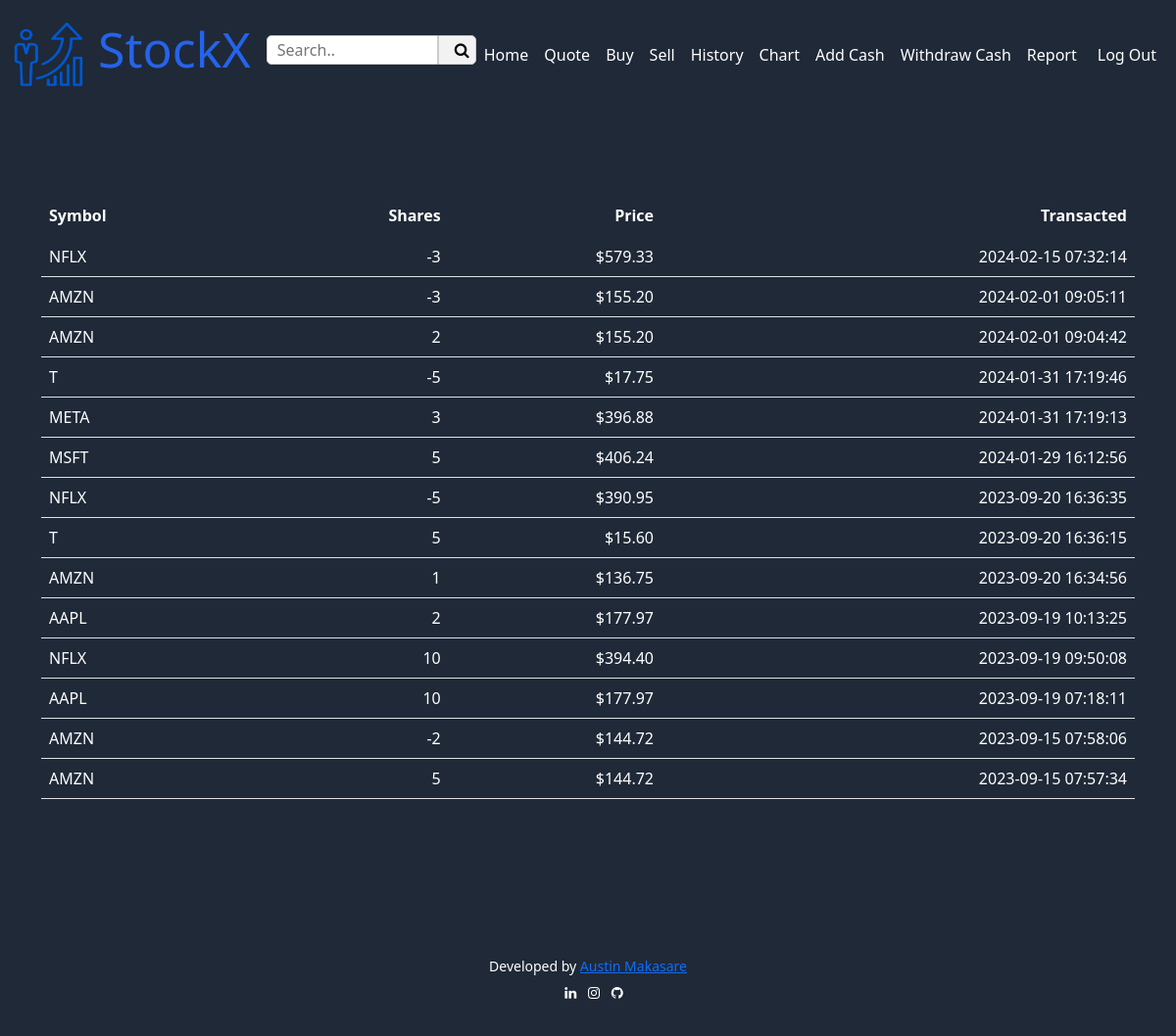
/history (signed in), run on an earlier commit of the app's database.
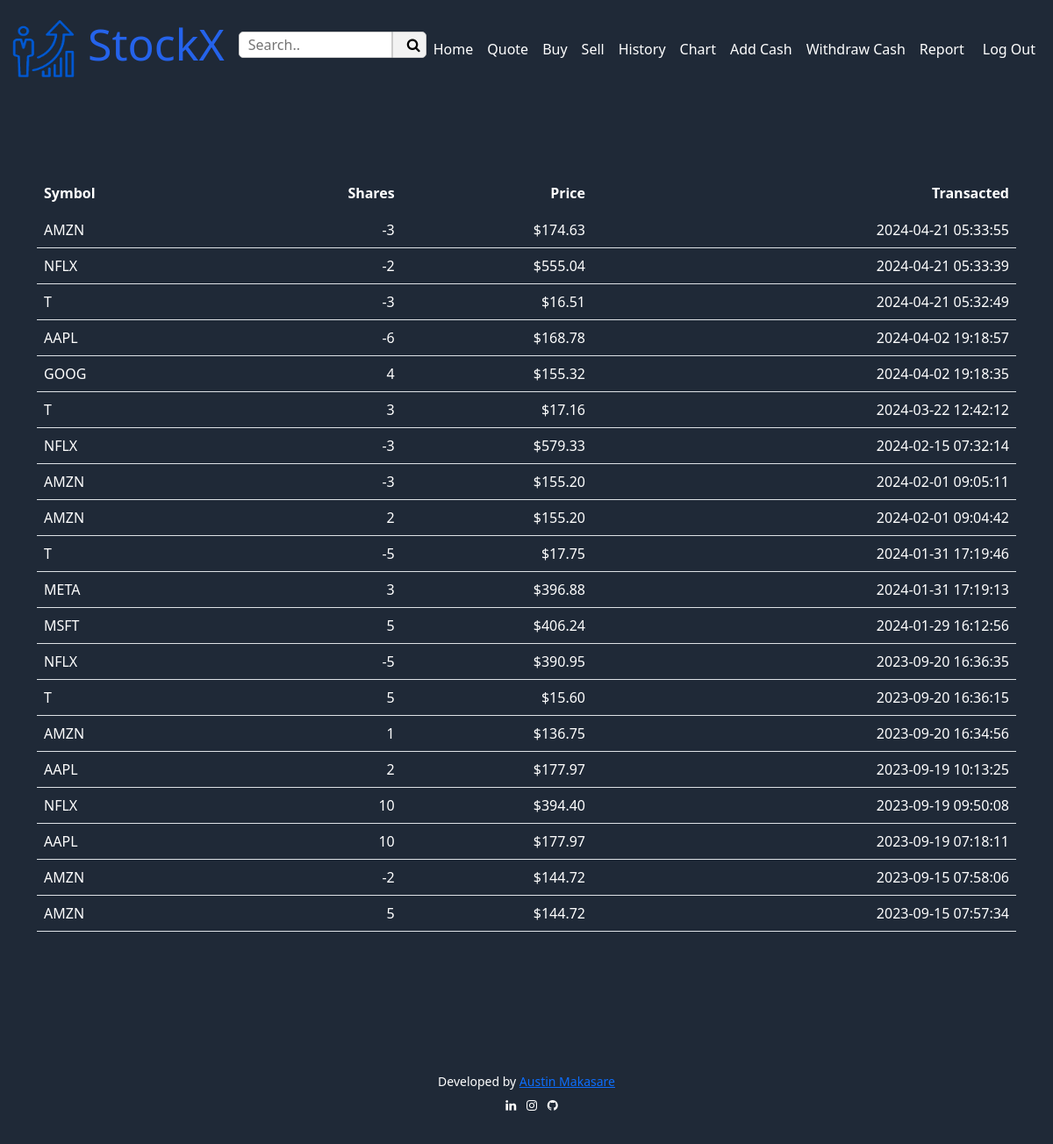
And on a later commit of the database.
### tables this page shows
CREATE TABLE transactions (
id INTEGER PRIMARY KEY AUTOINCREMENT,
user_id INTEGER NOT NULL,
symbol TEXT NOT NULL,
shares INTEGER NOT NULL,
price NUMERIC NOT NULL,
timestamp DATETIME DEFAULT CURRENT_TIMESTAMP,
FOREIGN KEY (user_id) REFERENCES users(id)
);

### app.py (the view)
@app.route("/history")
@login_required
def history():
    user_id = session["user_id"]
    stock_data = db.execute(
        "SELECT symbol, shares, price, timestamp FROM transactions WHERE user_id = ? ORDER BY timestamp DESC",
        user_id)
    return render_template("history.html", stock_data=stock_data)

### app.py (called while the page is built)
@app.after_request
def after_request(response):
    response.headers["Cache-Control"] = "no-cache, no-store, must-revalidate"
    response.headers["Expires"] = 0
    response.headers["Pragma"] = "no-cache"
    return response

### helpers.py (called while the page is built)
def login_required(f):
    @wraps(f)
    def decorated_function(*args, **kwargs):
        if session.get("user_id") is None:
            return redirect("/login")
        return f(*args, **kwargs)
    return decorated_function

def usd(value):
    return f"${value:,.2f}"

### templates/history.html (shortened to what this page needs)
{% extends "layout.html" %}
{% block main %}
    <main class="container py-5 text-center">
        <table class= "table tcolor">
            <thead >
                <tr>
                    <th class="text-start">Symbol</th>
                    <th class="text-end">Shares</th>
                    <th class="text-end">Price</th>
                    <th class="text-end">Transacted</th>
                </tr>
            </thead>
            <tbody>
                {% for data in stock_data %}
                    <tr >
                        <td class="text-start">{{data.symbol}}</td>
                        <td class="text-end">{{data.shares}}</td>
                        <td class="text-end">{{data.price|usd}}</td>
                        <td class="text-end">{{data.timestamp}}</td>
                    </tr>
                {% endfor %}
            </tbody>
        </table>
    </main>
{% endblock %}

### templates/layout.html (shortened to what this page needs)
<!DOCTYPE html>
<html lang="en">
    <head>
        <link href="https://cdn.jsdelivr.net/npm/bootstrap@5.1.3/dist/css/bootstrap.min.css" rel="stylesheet">
        <link href="/static/styles.css" rel="stylesheet">
        <link rel="stylesheet" href="https://cdnjs.cloudflare.com/ajax/libs/font-awesome/4.7.0/css/font-awesome.min.css">
    </head>
    <body>
        <nav style="border-color:white" class=" navbar navbar-expand-md">
            <div class="container-fluid">
                <a class="navbar-brand" href="/">
                    <span><img class="logo" src="static/logo.png"></span>
                        <span class="name">StockX</span>
                </a>
                <div class="collapse navbar-collapse" id="navbar">
                    {% if session["user_id"] %}
                        <ul class="navbar-nav me-auto mt-2">
                            <li>
                                <div class="search-container">
                                    <form class="search-form" action="/search" method="POST">
                                      <input class="search-input" type="text" placeholder="Search.." name="search" method="POST">
                                      <button class="search-button" type="submit"><i class="fa fa-search search-icon"></i></button>
                                    </form>
                                  </div>
                            </li>
                            <li class="nav-item"><a class="nav-link" href="/">Home</a></li>
                            <li class="nav-item"><a class="nav-link" href="/quote">Quote</a></li>
                            <li class="nav-item"><a class="nav-link" href="/buy">Buy</a></li>
                            <li class="nav-item"><a class="nav-link" href="/sell">Sell</a></li>
                            <li class="nav-item"><a class="nav-link" href="/history">History</a></li>
                            <li class="nav-item"><a class="nav-link" href="/chart">Chart</a></li>
                            <li class="nav-item"><a class="nav-link" href="/add_cash">Add Cash</a></li>
                            <li class="nav-item"><a class="nav-link" href="/withdraw_cash">Withdraw Cash</a></li>
                            <li class="nav-item"><a class="nav-link" href="/report">Report</a></li>
                        </ul>
                        <ul class="navbar-nav ms-auto mt-2">
                            <li class="nav-item"><a class="nav-link" href="/logout">Log Out</a></li>
                        </ul>
                    {% else %}
                        <ul class="navbar-nav ms-auto mt-2">
                            <li class="nav-item"><a class="nav-link" href="/register">Register</a></li>
                            <li class="nav-item"><a class="nav-link" href="/login">Log In</a></li>
                        </ul>
                    {% endif %}
                </div>
            </div>
        </nav>
        <main class="container-fluid py-5 text-center">
            {% block main %}{% endblock %}
        </main>
        <footer class="mt-5 mb-5 small text-center fcolor">
            Developed by <a href="https://linktr.ee/_.austin._">Austin Makasare</a> <br>
                <a href="https://www.linkedin.com/in/austin-makasare/" class="fa fa-linkedin"></a>
                <a href="https://www.instagram.com/_.austinmakasare._/" class="fa fa-instagram"></a>
                <a href="https://github.com/AUSTIN0022" class="fa fa-github"></a>
                <br>
        </footer>
    </body>
</html>

### static/styles.css (style rules this page uses)
nav .navbar-brand { font-size:50px; color: white; }
nav .navbar-brand .name { color: #2563eb; }
nav .nav-link { color: white; }
body { background-color:#1f2937; }
.fcolor { color: white; }
.tcolor { color: white; }
.fa { padding: 10px; font-size: 30px; width: 20px; text-align: center; text-decoration: none; border-radius: 50%; }
.fa-linkedin { color: white; }
.fa-instagram { color:white; }
.fa-github { color: white; }
.logo { height: 70px; width:75px; }
.search-container { display: flex; }
.search-form { display: flex; align-items: center; }
.search-input { height: 30px; width: 175px; padding: 10px; border: 1px solid #ccc; border-radius: 5px 0 0 5px; }
.search-button { height: 30px; width: 30x; display: flex; align-items: center; border: 1px solid #ccc; border-radius: 0 5px 5px 0; background-color: #f2f2f2; }
.search-icon { margin-right: 5px; }
.table { color:white; border-radius: 10px; }
.table>thead>tr>th { vertical-align: bottom; border-bottom: 2px solid transparent; }

What changed in the data, as far as the page shows it:
added transactions: symbol "AMZN", shares "-3", price "$174.63", timestamp "2024-04-21 05:33:55"
added transactions: symbol "NFLX", shares "-2", price "$555.04", timestamp "2024-04-21 05:33:39"
added transactions: symbol "T", shares "-3", price "$16.51", timestamp "2024-04-21 05:32:49"
added transactions: symbol "AAPL", shares "-6", price "$168.78", timestamp "2024-04-02 19:18:57"
added transactions: symbol "GOOG", shares "4", price "$155.32", timestamp "2024-04-02 19:18:35"
added transactions: symbol "T", shares "3", price "$17.16", timestamp "2024-03-22 12:42:12"
